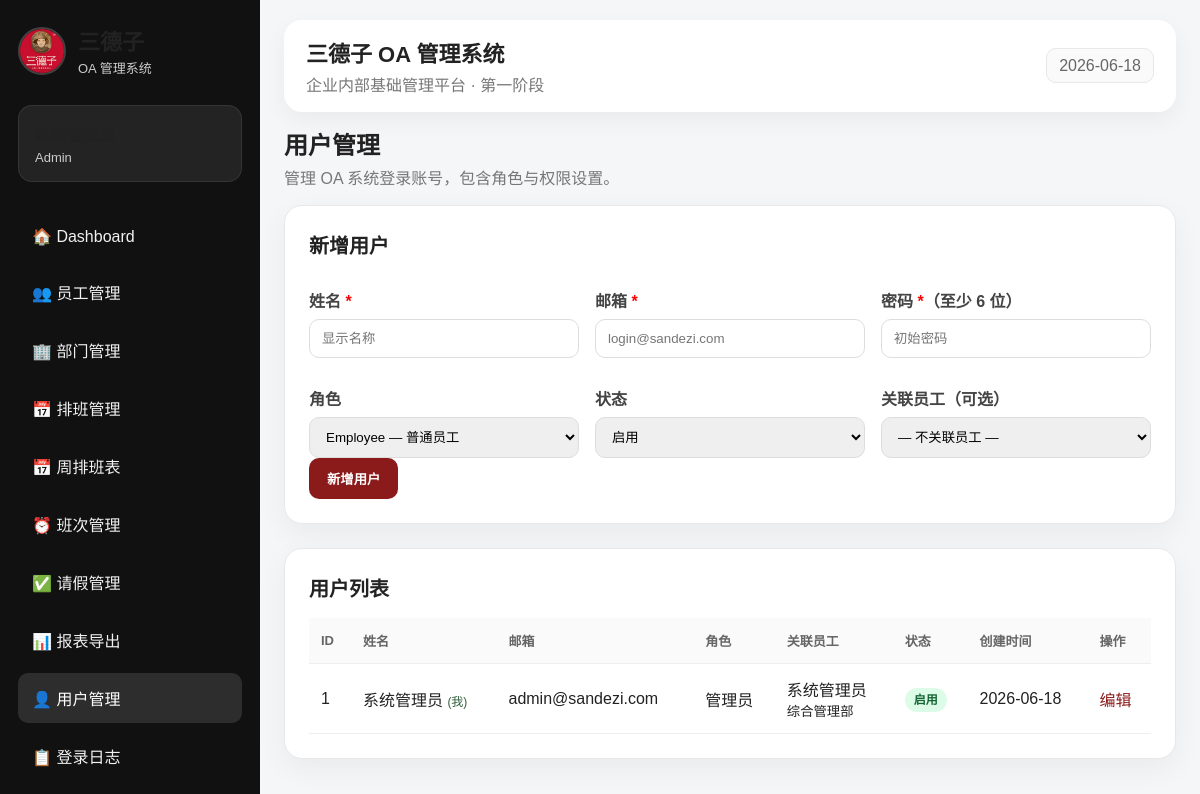
/users.php (signed in), run on the app's committed database.
### tables this page shows
CREATE TABLE users (
    id            INT AUTO_INCREMENT PRIMARY KEY,
    employee_id   INT NULL,
    name          VARCHAR(100) NOT NULL,
    email         VARCHAR(150) NOT NULL UNIQUE,
    password_hash VARCHAR(255) NOT NULL,
    role          ENUM('Admin','Manager','Employee') NOT NULL DEFAULT 'Employee',
    status        ENUM('active','inactive') NOT NULL DEFAULT 'active',
    created_at    TIMESTAMP DEFAULT CURRENT_TIMESTAMP,
    FOREIGN KEY (employee_id) REFERENCES employees(id) ON DELETE SET NULL
);

CREATE TABLE employees (
    id            INT AUTO_INCREMENT PRIMARY KEY,
    name          VARCHAR(100) NOT NULL,
    department_id INT NULL,
    position      VARCHAR(100) NOT NULL,
    phone         VARCHAR(50),
    email         VARCHAR(150),
    status        ENUM('active','inactive') NOT NULL DEFAULT 'active',
    created_at    TIMESTAMP DEFAULT CURRENT_TIMESTAMP,
    FOREIGN KEY (department_id) REFERENCES departments(id) ON DELETE SET NULL
);

CREATE TABLE departments (
    id          INT AUTO_INCREMENT PRIMARY KEY,
    name        VARCHAR(100) NOT NULL,
    description VARCHAR(255),
    created_at  TIMESTAMP DEFAULT CURRENT_TIMESTAMP
);

### auth.php (called while the page is built, shortened)
<?php
function current_user() {
    return $_SESSION['user'] ?? null;
}
function safe($value) {
    return htmlspecialchars((string)$value, ENT_QUOTES, 'UTF-8');
}
?>

### users.php (the view, shortened to what this page needs)
<?php
require_once __DIR__ . '/header.php';
$users = $pdo->query("
    SELECT u.*, e.name AS employee_name, e.position, d.name AS department_name
    FROM users u
    LEFT JOIN employees e ON u.employee_id = e.id
    LEFT JOIN departments d ON e.department_id = d.id
    ORDER BY u.id ASC
")->fetchAll();
?>
<div class="page-title">
    <h2>用户管理</h2>
    <p>管理 OA 系统登录账号，包含角色与权限设置。</p>
</div>
<section class="panel">
    <h2>新增用户</h2>
    <form method="POST">
        <div class="form-grid">
            <div>
                <label>姓名 <span style="color:red">*</span></label>
                <input type="text" name="name" required placeholder="显示名称">
            </div>
            <div>
                <label>邮箱 <span style="color:red">*</span></label>
                <input type="email" name="email" required placeholder="login@sandezi.com">
            </div>
            <div>
                <label>密码 <span style="color:red">*</span>（至少 6 位）</label>
                <input type="password" name="password" required placeholder="初始密码">
            </div>
            <div>
                <label>角色</label>
                <select name="role">
                    <option value="Employee">Employee — 普通员工</option>
                </select>
            </div>
            <div>
                <label>状态</label>
                <select name="status">
                    <option value="active">启用</option>
                </select>
            </div>
            <div>
                <label>关联员工（可选）</label>
                <select name="employee_id">
                    <option value="">— 不关联员工 —</option>
                </select>
            </div>
        </div>
        <button class="btn" type="submit">新增用户</button>
    </form>
</section>
<section class="panel">
    <h2>用户列表</h2>
    <table>
        <tr>
            <th>ID</th>
            <th>姓名</th>
            <th>邮箱</th>
            <th>角色</th>
            <th>关联员工</th>
            <th>状态</th>
            <th>创建时间</th>
            <th>操作</th>
        </tr>
        <?php foreach ($users as $u):
            $is_me = (intval($u['id']) === intval(current_user()['id']));
        ?>
        <tr>
            <td><?= safe($u['id']) ?></td>
            <td><?= safe($u['name']) ?> <?= $is_me ? '<span style="color:#315f3b;font-size:12px">(我)</span>' : '' ?></td>
            <td><?= safe($u['email']) ?></td>
            <td>
                <?php
                $role_labels = ['Admin'=>'管理员','Manager'=>'主管','Employee'=>'员工'];
                echo safe($role_labels[$u['role']] ?? $u['role']);
                ?>
            </td>
            <td>
                <?= $u['employee_name'] ? safe($u['employee_name']) . '<br><small>' . safe($u['department_name'] ?? '') . '</small>' : '<span style="color:#aaa">—</span>' ?>
            </td>
            <td>
                <span class="badge" style="background:<?= $u['status']==='active'?'#dcfce7;color:#166534':'#fee2e2;color:#9b1c1c' ?>">
                    <?= $u['status'] === 'active' ? '启用' : '停用' ?>
                </span>
            </td>
            <td><?= safe(substr($u['created_at'], 0, 10)) ?></td>
            <td>
                <a href="user_edit.php?id=<?= safe($u['id']) ?>">编辑</a>
            </td>
        </tr>
        <?php endforeach; ?>
    </table>
</section>
<?php require_once __DIR__ . '/footer.php'; ?>

### assets/style.css (style rules this page uses)
* { box-sizing: border-box; }
:root { --primary: #8b1a1a; --primary-dark: #641010; --bg: #f5f6f8; --card: #ffffff; --text: #222; --muted: #777; --border: #e8e8e8; --green: #2e7d32; }
body { margin: 0; font-family: Arial, "Microsoft YaHei", sans-serif; background: var(--bg); color: var(--text); }
a { color: var(--primary); text-decoration: none; }
.page-title { margin-bottom: 14px; }
.page-title h2 { margin: 0; font-size: 24px; }
.page-title p { color: var(--muted); margin-top: 4px; }
.panel { background: white; border-radius: 18px; padding: 24px; box-shadow: 0 10px 30px rgba(0,0,0,0.05); border: 1px solid var(--border); margin-bottom: 24px; }
.panel h2 { margin-top: 0; font-size: 20px; }
table { width: 100%; border-collapse: collapse; overflow: hidden; }
th { text-align: left; background: #fafafa; color: #666; font-size: 13px; }
th, td { padding: 13px 12px; border-bottom: 1px solid #eee; }
.form-grid { display: grid; grid-template-columns: repeat(3, minmax(180px, 1fr)); gap: 16px; align-items: end; }
label { display: block; color: #444; font-weight: bold; margin-top: 12px; }
input, select, textarea { width: 100%; border: 1px solid #ddd; border-radius: 10px; padding: 11px 12px; margin-top: 7px; font-family: inherit; }
button, .btn-light { display: inline-block; border: none; background: var(--primary); color: white; padding: 11px 18px; border-radius: 10px; cursor: pointer; font-weight: bold; }
.badge { background: #fff1f1; color: var(--primary); padding: 5px 9px; border-radius: 999px; font-size: 12px; font-weight: bold; }

### data on the page
users: id "1", name "系统管理员", shows "(我)", email "admin@sandezi.com", role "管理员", employee.name "系统管理员", departments.name "综合管理部", status "启用", created_at "2026-06-18"

### other printed values
safe($user['role']) "Admin"
safe(APP_NAME) "三德子 OA 管理系统"
safe(APP_SUBTITLE) "企业内部基础管理平台 · 第一阶段"
